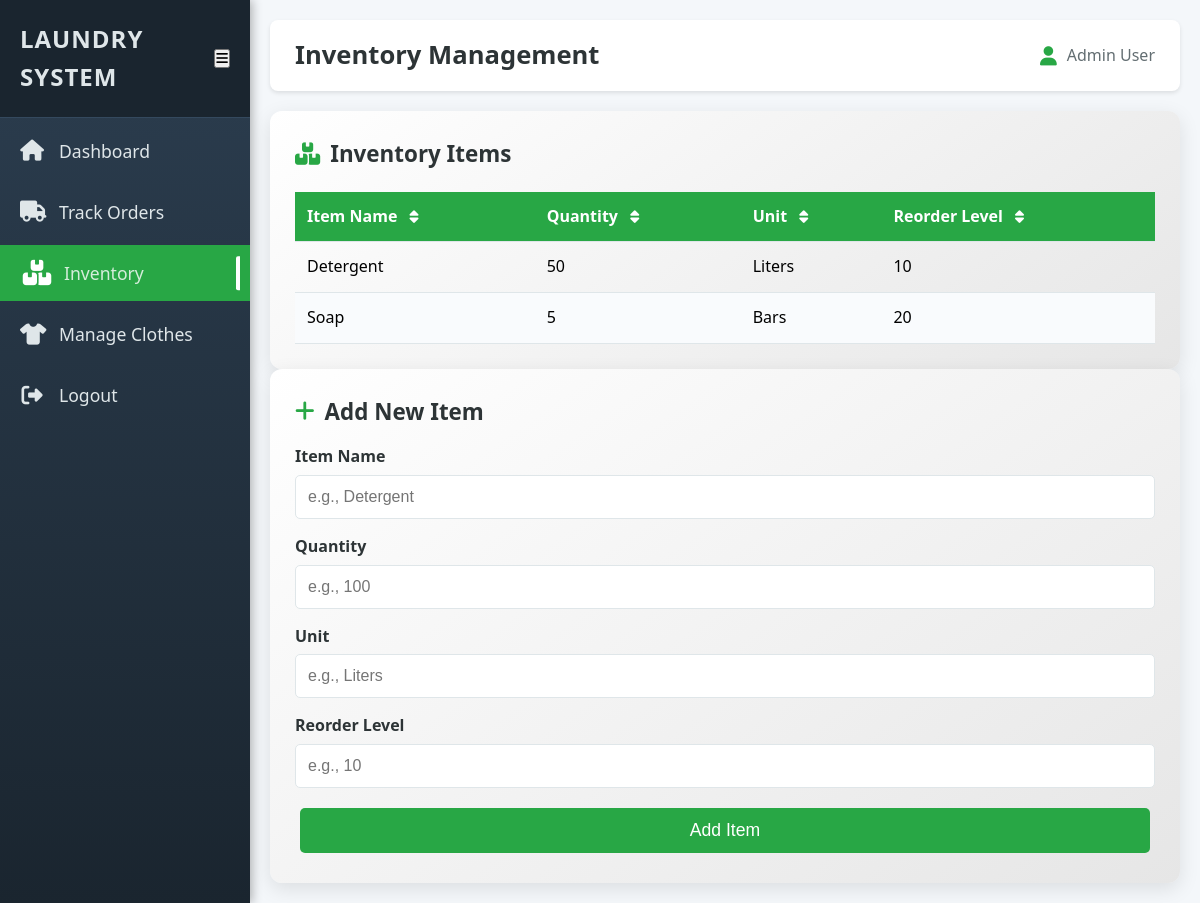
The app's page /inventory.php (signed in) with its own data.
### tables this page shows
CREATE TABLE `inventory` (
  `item_id` int NOT NULL AUTO_INCREMENT,
  `item_name` varchar(100) NOT NULL,
  `quantity` int NOT NULL,
  `unit` varchar(50) DEFAULT NULL,
  `reorder_level` int NOT NULL,
  `last_updated` timestamp NOT NULL DEFAULT CURRENT_TIMESTAMP,
  PRIMARY KEY (`item_id`)
);

### inventory.php (the view, shortened to what this page needs)
<?php
require 'includes/db_connect.php';
$username = $_SESSION['name'] ?? 'User';
$stmt = $pdo->prepare("SELECT * FROM inventory");
$stmt->execute();
$inventory = $stmt->fetchAll(PDO::FETCH_ASSOC);
?>
<!DOCTYPE html>
<html lang="en">
<head>
    <link rel="stylesheet" href="css/styles.css">
    <link rel="stylesheet" href="https://cdnjs.cloudflare.com/ajax/libs/font-awesome/6.4.0/css/all.min.css" />
</head>
<body class="dashboard-body">
    <?php include 'includes/sidebar.php'; ?>
    <div class="main-content" id="main-content">
        <header class="dashboard-header">
            <h2>Inventory Management</h2>
            <div class="user-info">
                <i class="fas fa-user"></i>
                <span><?php echo htmlspecialchars($username); ?></span>
            </div>
        </header>
        <div class="dashboard-container">
            <div class="card">
                <h3><i class="fas fa-boxes"></i> Inventory Items</h3>
                <table class="sortable-table">
                    <thead>
                        <tr>
                            <th data-sort="item_name">Item Name <i class="fas fa-sort"></i></th>
                            <th data-sort="quantity">Quantity <i class="fas fa-sort"></i></th>
                            <th data-sort="unit">Unit <i class="fas fa-sort"></i></th>
                            <th data-sort="reorder_level">Reorder Level <i class="fas fa-sort"></i></th>
                        </tr>
                    </thead>
                    <tbody>
                        <?php foreach ($inventory as $item): ?>
                            <tr>
                                <td><?php echo htmlspecialchars($item['item_name']); ?></td>
                                <td class="<?php echo $item['quantity'] <= $item['reorder_level'] ? 'warning' : ''; ?>">
                                    <?php echo $item['quantity']; ?>
                                </td>
                                <td><?php echo htmlspecialchars($item['unit']); ?></td>
                                <td><?php echo $item['reorder_level']; ?></td>
                            </tr>
                        <?php endforeach; ?>
                    </tbody>
                </table>
            </div>
            <div class="card">
                <h3><i class="fas fa-plus"></i> Add New Item</h3>
                <form method="POST" action="" class="inventory-form">
                    <div class="input-group">
                        <label for="item_name">Item Name</label>
                        <input type="text" id="item_name" name="item_name" required placeholder="e.g., Detergent">
                    </div>
                    <div class="input-group">
                        <label for="quantity">Quantity</label>
                        <input type="number" id="quantity" name="quantity" required min="0" placeholder="e.g., 100">
                    </div>
                    <div class="input-group">
                        <label for="unit">Unit</label>
                        <input type="text" id="unit" name="unit" required placeholder="e.g., Liters">
                    </div>
                    <div class="input-group">
                        <label for="reorder_level">Reorder Level</label>
                        <input type="number" id="reorder_level" name="reorder_level" required min="0" placeholder="e.g., 10">
                    </div>
                    <button type="submit" class="login-button">Add Item</button>
                </form>
            </div>
        </div>
    </div>
</body>
</html>

### css/styles.css (style rules this page uses)
* { margin: 0; padding: 0; box-sizing: border-box; }
body { font-family: 'Segoe UI', Arial, sans-serif; line-height: 1.6; background: #ecf0f1; transition: background 0.3s, color 0.3s; }
.dashboard-body { display: flex; min-height: 100vh; }
.main-content { margin-left: 250px; flex-grow: 1; padding: 20px; transition: margin-left 0.3s ease; background: #f4f7fa; }
.dashboard-header { background: #fff; padding: 15px 25px; box-shadow: 0 2px 4px rgba(0, 0, 0, 0.1); display: flex; justify-content: space-between; align-items: center; border-radius: 8px; margin-bottom: 20px; position: sticky; top: 0; z-index: 500; }
.dashboard-header h2 { font-size: 1.6em; color: #2d3436; }
.user-info { display: flex; align-items: center; gap: 10px; font-size: 1em; color: #636e72; }
.user-info i { color: #28a745; font-size: 1.2em; }
.dashboard-container { max-width: 1600px; margin: 0 auto; }
.card { background: linear-gradient(145deg, #ffffff, #e6e6e6); border-radius: 12px; box-shadow: 0 6px 20px rgba(0, 0, 0, 0.1); padding: 25px; transition: transform 0.3s ease, box-shadow 0.3s ease; position: relative; }
.card h3 { font-size: 1.4em; color: #2d3436; display: flex; align-items: center; gap: 10px; margin-bottom: 15px; }
.card h3 i { color: #28a745; }
.sortable-table, .clothing-table { width: 100%; border-collapse: collapse; margin-top: 20px; }
.sortable-table th, .sortable-table td, .clothing-table th, .clothing-table td { padding: 12px; text-align: left; border-bottom: 1px solid #dfe6e9; }
.sortable-table th, .clothing-table th { background: #28a745; color: #fff; font-weight: 600; cursor: pointer; transition: background 0.3s; }
.sortable-table th i { margin-left: 8px; font-size: 0.9em; }
.sortable-table tbody tr, .clothing-table tbody tr { transition: background 0.3s; }
.sortable-table tbody tr:nth-child(even), .clothing-table tbody tr:nth-child(even) { background: #f9fbfd; }
.order-form, .inventory-form, .login-form { display: flex; flex-direction: column; gap: 15px; }
.input-group { text-align: left; }
.input-group label { display: block; color: #2d3436; margin-bottom: 5px; font-weight: bold; }
.input-group input, .input-group textarea, .input-group select { width: 100%; padding: 12px; border: 1px solid #dfe6e9; border-radius: 5px; font-size: 1em; transition: border-color 0.3s, box-shadow 0.3s; }
.login-button, .action-button { background: #28a745; color: #fff; border: none; padding: 12px 20px; border-radius: 5px; font-size: 1.1em; cursor: pointer; transition: background 0.3s, transform 0.2s; text-decoration: none; display: inline-block; margin: 5px; }

### records on screen
inventory: item_name "Detergent", quantity "50", unit "Liters", reorder_level "10"
inventory: item_name "Soap", quantity "5", unit "Bars", reorder_level "20"

### other values on screen
$username "Admin User"
